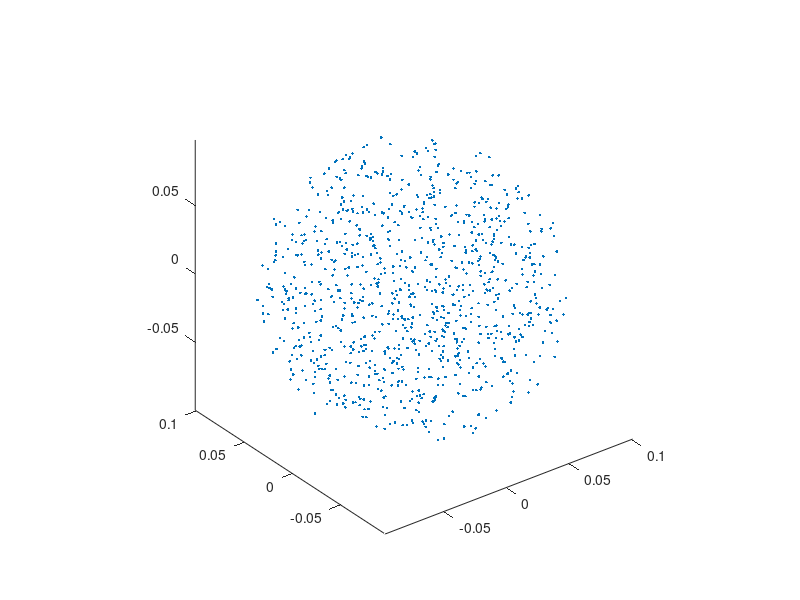
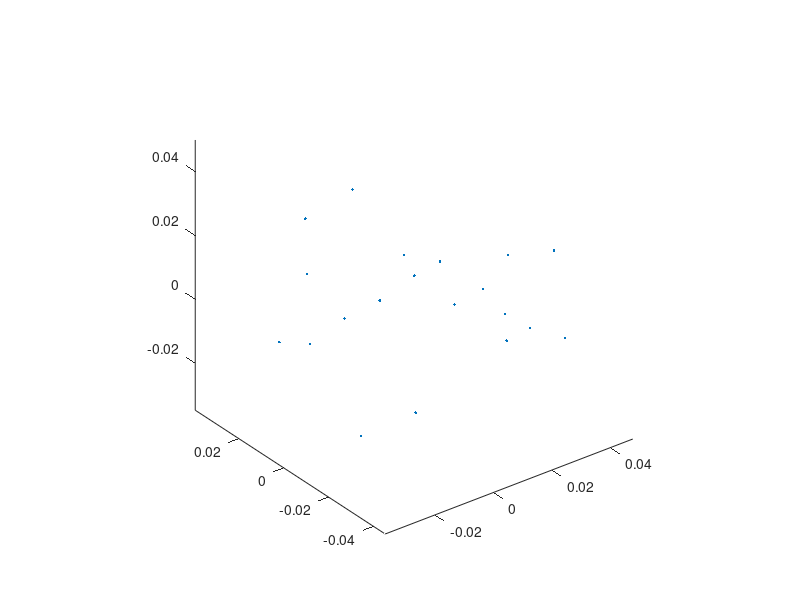

Write MATLAB code to recreate these figures, in order.
% RN@HMS Prince of Wales
% 07/05/18

% Generate points in a sphere region of PSM1 frame, then convert the points to
% PSM2 frame. 

%%
clc
close all
clear all

%% FILL IN THE TF INFO HERE
% Update every time
affine_psm2_wrt_psm1 = [
    0.6671    0.7449    0.0112   -0.1679
   -0.7450    0.6670    0.0125    0.0925
    0.0019   -0.0167    0.9999    0.0058
         0         0         0    1.0000
];

affine_psm1_wrt_psm2 = inv(affine_psm2_wrt_psm1);

%%
% Save this as a show case
rng(0,'twister')
rvals = 2*rand(1000,1)-1;
elevation = asin(rvals);
azimuth = 2*pi*rand(1000,1);
radii = 0.1*(rand(1000,1).^(1/3));
[x,y,z] = sph2cart(azimuth,elevation,radii);
figure
plot3(x,y,z,'.')
axis equal

%% PSM 1 sphere (range)
centre = [-0.12 0.12 -0.12];
% Use the following as actual trajectory
rng(0,'twister')
rvals = 2*rand(20,1)-1;
elevation = asin(rvals);
azimuth = 2*pi*rand(20,1);
radii = 0.05*(rand(20,1).^(1/3));
[x,y,z] = sph2cart(azimuth,elevation,radii);
psm1_pts = [x,y,z];
psm1_pts = psm1_pts + repmat(centre, 20 ,1);
figure
plot3(x,y,z,'.')
axis equal

for i = 1:20
    
   psm1_pt(1,1:3) =  psm1_pts(i,:);
   psm1_pt(1,4) = 1;
    
   psm2_pt = affine_psm1_wrt_psm2 * transpose(psm1_pt);
   psm2_pt = psm2_pt';
   psm2_pts(i,:) = psm2_pt(1,1:3);
    
end

%% Printing on Screen
time = 10;
count = 1;
for i = 1:20
    
     disp(strcat(num2str(psm1_pts(i,1)), ',  ',num2str(psm1_pts(i,2)), ',  ' ,num2str(psm1_pts(i,3)), ',0,1,0, 0, 0, -1, -1,', ...
         num2str(psm2_pts(i,1)) ,', ', num2str(psm2_pts(i,2)), ', ', num2str(psm2_pts(i,3)), ', 0,1,0, 0, 0, -1, 0,',   num2str(time)));
     disp(strcat(num2str(psm1_pts(i,1)), ',  ',num2str(psm1_pts(i,2)), ',  ' ,num2str(psm1_pts(i,3)), ',0,1,0, 0, 0, -1, -1,', ...
         num2str(psm2_pts(i,1)) ,', ', num2str(psm2_pts(i,2)), ', ', num2str(psm2_pts(i,3)), ', 0,1,0, 0, 0, -1, 0,',   num2str(time + 4)));     
     time = time + 8;

%      pts_generated_cube(count,:) = [(x+i*0.01) (y+j*0.01) (z+k*0.01)];
     count = count + 1;
    
    
end




